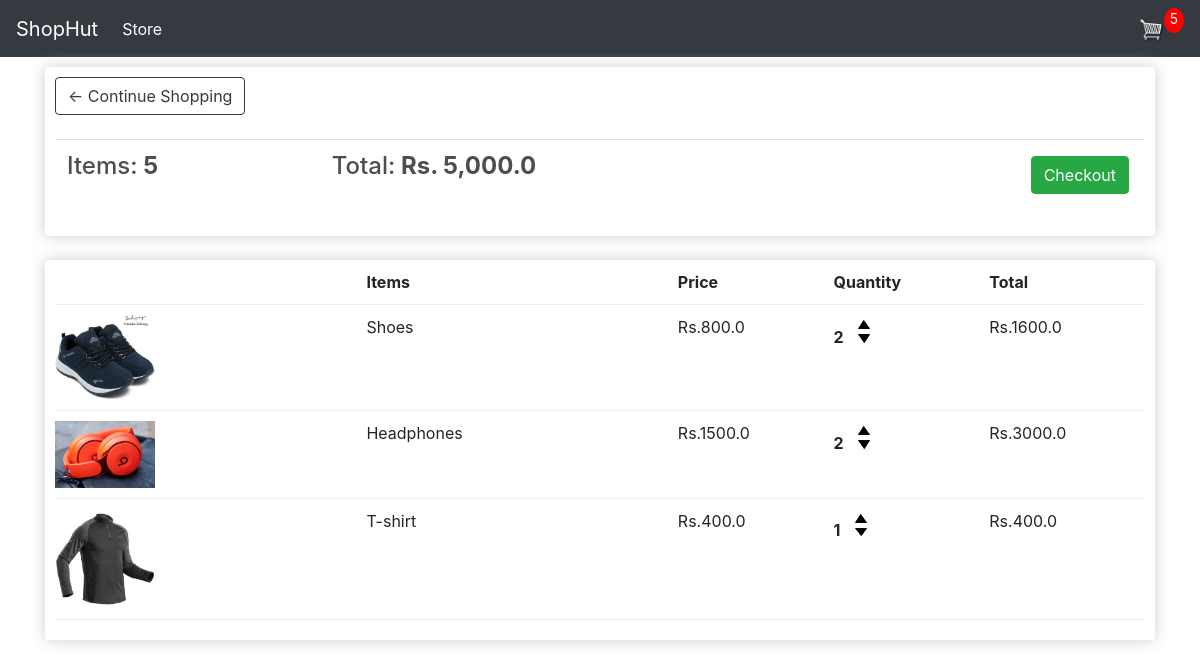
The app's page /cart/ (signed in) with its own data.
### store/models.py (models this page shows, shortened)
class Order(models.Model):
    customer = models.ForeignKey(
        Customer, on_delete=models.SET_NULL, blank=True, null=True)
    data_ordered = models.DateField(auto_now_add=True)
    complete = models.BooleanField(default=False, null=True, blank=False)
    transaction_id = models.CharField(max_length=200, null=True)
    @property
    def get_cart_total(self):
        orderitems = self.orderitem_set.all()
        total = sum([item.quantity for item in orderitems])
        return "{:,}".format(total)
    @property
    def get_cart_items(self):
        orderitems = self.orderitem_set.all()
        total = sum([item.get_total for item in orderitems])
        return "{:,}".format(total)

class OrderItem(models.Model):
    product = models.ForeignKey(Product, on_delete=models.SET_NULL, null=True)
    order = models.ForeignKey(Order, on_delete=models.SET_NULL, null=True)
    quantity = models.IntegerField(default=0, null=True, blank=True)
    date_added = models.DateTimeField(auto_now_add=True)
    @property
    def get_total(self):
        return self.product.price * self.quantity

class Product(models.Model):
    name = models.CharField(max_length=200, null=True)
    price = models.FloatField()
    digital = models.BooleanField(default=False, null=True, blank=False)
    image = models.ImageField(null=True, blank=True)

### store/views.py (the view)
# urls.py: path('cart/', views.cart, name='cart'),
def cart(request):
    data = cartData(request)
    cartItems = data['cartItems']
    items = data['items']
    order = data['order']
    context = {'items': items, 'order': order,
               'cartItems': cartItems, 'shipping': False}
    return render(request, 'store/cart.html', context)

### store/utils.py (called while the page is built)
def cartData(request):
    if request.user.is_authenticated:
        customer = request.user.customer
        order, created = Order.objects.get_or_create(
            customer=customer, complete=False)
        items = order.orderitem_set.all()
        cartItems = order.get_cart_total
    else:
        cookieData = cookieCart(request)
        cartItems = cookieData['cartItems']
        order = cookieData['order']
        items = cookieData['items']
    return {'items': items, 'order': order, 'cartItems': cartItems}

### store/templates/store/cart.html
{% extends 'store/main.html'%} {% load static %} {% block content %}
<div class="row">
  <div class="col-lg-12">
    <div class="box-element">
      <a class="btn btn-outline-dark" href="{% url 'store'%}"
        >&#x2190; Continue Shopping</a
      >
      <br />
      <br />
      <table class="table">
        <tr>
          <th>
            <h4>Items:<strong> {{order.get_cart_total}}</strong></h4>
          </th>
          <th>
            <h4>Total:<strong> Rs. {{order.get_cart_items}}</strong></h4>
          </th>
          <th>
            <a
              style="float: right; margin: 4px;"
              class="btn btn-success"
              href="{% url 'checkout' %}"
              >Checkout</a
            >
          </th>
        </tr>
      </table>
    </div>
    <br />
    <div class="box-element">
      <div class="cart-row">
        <div style="flex: 2;"></div>
        <div style="flex: 2;"><strong>Items</strong></div>
        <div style="flex: 1;"><strong>Price</strong></div>
        <div style="flex: 1;"><strong>Quantity</strong></div>
        <div style="flex: 1;"><strong>Total</strong></div>
      </div>
      {% for item in items %}
      <div class="cart-row">
        <div style="flex: 2;">
          <img class="row-image" src="{{item.product.image.url}}" />
        </div>
        <div style="flex: 2;"><p>{{item.product.name}}</p></div>
        <div style="flex: 1;"><p>Rs.{{item.product.price}}</p></div>
        <div style="flex: 1;">
          <p class="quantity">{{item.quantity}}</p>
          <div class="quantity">
            <img
              data-product="{{item.product.id}}"
              data-action="add"
              class="chg-quantity update-cart"
              src="{% static  'images/arrow-up.png' %}"
            />
            <img
              data-product="{{item.product.id}}"
              data-action="remove"
              class="chg-quantity update-cart"
              src="{% static  'images/arrow-down.png' %}"
            />
          </div>
        </div>
        <div style="flex: 1;"><p>Rs.{{item.get_total}}</p></div>
      </div>
      {% endfor %}
    </div>
  </div>
</div>
{% endblock %}

### static/css/main.css (style rules this page uses)
body { background-color: hsl(0, 0%, 98%); }
h1, h2, h3, h4, h5, h6 { color: hsl(0, 0%, 30%); }
.box-element { box-shadow: hsl(0, 0%, 80%) 0 0 16px; background-color: #fff; border-radius: 4px; padding: 10px; }
.col-lg-4, .col-lg-6, .col-lg-8, .col-lg-12 { margin-top: 10px; }
.btn { border-radius: 0; }
.row-image { width: 100px; }
.cart-row { display: flex; align-items: flex-stretch; padding-bottom: 10px; margin-bottom: 10px; border-bottom: 1px solid #ececec; }
.quantity { display: inline-block; font-weight: 700; padding-right: 10px; }
.chg-quantity { width: 12px; cursor: pointer; display: block; margin-top: 5px; transition: 0.1s; }

### records on screen
Order: get_cart_total "5", get_cart_items "5,000.0"
OrderItem: product.image (picture), product.name "Shoes", product.price "800.0", quantity "2", get_total "1600.0"
OrderItem: product.image (picture), product.name "Headphones", product.price "1500.0", quantity "2", get_total "3000.0"
OrderItem: product.image (picture), product.name "T-shirt", product.price "400.0", quantity "1", get_total "400.0"

### other values on screen
{{ cartItems }} "5"
